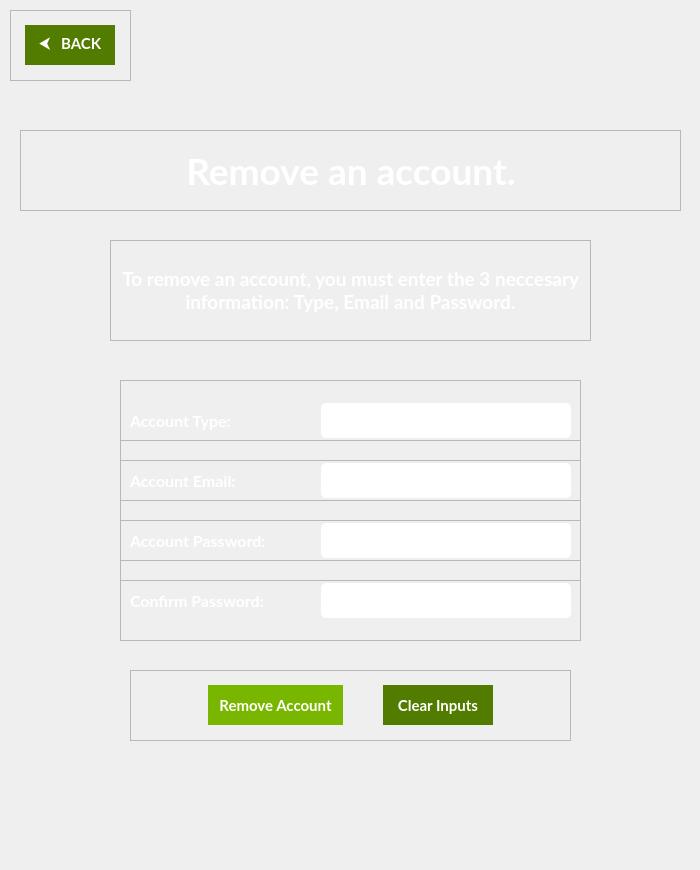
<?xml version="1.0" encoding="UTF-8"?>
<ui version="4.0">
 <class>RemoveAccountWindow</class>
 <widget class="QMainWindow" name="RemoveAccountWindow">
  <property name="geometry">
   <rect>
    <x>0</x>
    <y>0</y>
    <width>700</width>
    <height>870</height>
   </rect>
  </property>
  <property name="minimumSize">
   <size>
    <width>700</width>
    <height>870</height>
   </size>
  </property>
  <property name="maximumSize">
   <size>
    <width>700</width>
    <height>870</height>
   </size>
  </property>
  <property name="windowTitle">
   <string>AccountGuard - Remove Account Window</string>
  </property>
  <property name="windowIcon">
   <iconset resource="../assets/qrc/app-icon.qrc">
    <normaloff>:/newPrefix/imgs/lock-logo.ico</normaloff>:/newPrefix/imgs/lock-logo.ico</iconset>
  </property>
  <property name="styleSheet">
   <string notr="true">border-image: url(:/newPrefix/imgs/bg.png);</string>
  </property>
  <widget class="QWidget" name="centralwidget">
   <widget class="QFrame" name="removeAccountWindow_BackBtnFrame">
    <property name="geometry">
     <rect>
      <x>10</x>
      <y>10</y>
      <width>121</width>
      <height>71</height>
     </rect>
    </property>
    <property name="styleSheet">
     <string notr="true">QFrame {
	background-color: none;
	border-image: none;
}</string>
    </property>
    <property name="frameShape">
     <enum>QFrame::StyledPanel</enum>
    </property>
    <property name="frameShadow">
     <enum>QFrame::Raised</enum>
    </property>
    <layout class="QHBoxLayout" name="horizontalLayout_2">
     <item>
      <layout class="QHBoxLayout" name="horizontalLayout">
       <item>
        <widget class="QPushButton" name="removeAccountWindow_BackBtn">
         <property name="minimumSize">
          <size>
           <width>90</width>
           <height>40</height>
          </size>
         </property>
         <property name="maximumSize">
          <size>
           <width>80</width>
           <height>16777215</height>
          </size>
         </property>
         <property name="font">
          <font>
           <family>Lato</family>
           <pointsize>11</pointsize>
           <weight>75</weight>
           <bold>true</bold>
          </font>
         </property>
         <property name="cursor">
          <cursorShape>PointingHandCursor</cursorShape>
         </property>
         <property name="styleSheet">
          <string notr="true">QPushButton {
	background-color: #527C00;
	border-image: none;
	border: none;
	color: white;
}

QPushButton::hover {
	background-color: #335413;
}</string>
         </property>
         <property name="text">
          <string>  ⮜   BACK  </string>
         </property>
        </widget>
       </item>
      </layout>
     </item>
    </layout>
   </widget>
   <widget class="QFrame" name="removeAccountWindow_HeadingFrame">
    <property name="geometry">
     <rect>
      <x>20</x>
      <y>130</y>
      <width>661</width>
      <height>81</height>
     </rect>
    </property>
    <property name="styleSheet">
     <string notr="true">QFrame {
	border-image: none;
	background-color: none;
}</string>
    </property>
    <property name="frameShape">
     <enum>QFrame::StyledPanel</enum>
    </property>
    <property name="frameShadow">
     <enum>QFrame::Raised</enum>
    </property>
    <layout class="QHBoxLayout" name="horizontalLayout_4">
     <item>
      <layout class="QHBoxLayout" name="horizontalLayout_3">
       <item>
        <spacer name="horizontalSpacer">
         <property name="orientation">
          <enum>Qt::Horizontal</enum>
         </property>
         <property name="sizeHint" stdset="0">
          <size>
           <width>40</width>
           <height>20</height>
          </size>
         </property>
        </spacer>
       </item>
       <item>
        <widget class="QLabel" name="removeAccountWindow_HeadingLabel">
         <property name="font">
          <font>
           <family>Lato</family>
           <pointsize>28</pointsize>
           <weight>75</weight>
           <bold>true</bold>
          </font>
         </property>
         <property name="styleSheet">
          <string notr="true">QLabel {
	color: white;
}</string>
         </property>
         <property name="text">
          <string>Remove an account.</string>
         </property>
         <property name="alignment">
          <set>Qt::AlignCenter</set>
         </property>
        </widget>
       </item>
       <item>
        <spacer name="horizontalSpacer_2">
         <property name="orientation">
          <enum>Qt::Horizontal</enum>
         </property>
         <property name="sizeHint" stdset="0">
          <size>
           <width>40</width>
           <height>20</height>
          </size>
         </property>
        </spacer>
       </item>
      </layout>
     </item>
    </layout>
   </widget>
   <widget class="QFrame" name="removeAccountWindow_TextFrame">
    <property name="geometry">
     <rect>
      <x>110</x>
      <y>240</y>
      <width>481</width>
      <height>101</height>
     </rect>
    </property>
    <property name="styleSheet">
     <string notr="true">QFrame {
	border-image: none;
	background-color: none;
}</string>
    </property>
    <property name="frameShape">
     <enum>QFrame::StyledPanel</enum>
    </property>
    <property name="frameShadow">
     <enum>QFrame::Raised</enum>
    </property>
    <layout class="QVBoxLayout" name="verticalLayout_2">
     <item>
      <layout class="QVBoxLayout" name="verticalLayout">
       <item>
        <spacer name="verticalSpacer_2">
         <property name="orientation">
          <enum>Qt::Vertical</enum>
         </property>
         <property name="sizeHint" stdset="0">
          <size>
           <width>20</width>
           <height>40</height>
          </size>
         </property>
        </spacer>
       </item>
       <item>
        <widget class="QLabel" name="removeAccountWindow_TextLabel1">
         <property name="font">
          <font>
           <family>Lato</family>
           <pointsize>14</pointsize>
           <weight>75</weight>
           <bold>true</bold>
          </font>
         </property>
         <property name="styleSheet">
          <string notr="true">QLabel {
	color: white;
}</string>
         </property>
         <property name="text">
          <string>To remove an account, you must enter the 3 neccesary information: Type, Email and Password.</string>
         </property>
         <property name="alignment">
          <set>Qt::AlignCenter</set>
         </property>
         <property name="wordWrap">
          <bool>true</bool>
         </property>
        </widget>
       </item>
       <item>
        <spacer name="verticalSpacer_3">
         <property name="orientation">
          <enum>Qt::Vertical</enum>
         </property>
         <property name="sizeHint" stdset="0">
          <size>
           <width>20</width>
           <height>40</height>
          </size>
         </property>
        </spacer>
       </item>
      </layout>
     </item>
    </layout>
   </widget>
   <widget class="QFrame" name="removeAccountWindow_InputFrame4">
    <property name="geometry">
     <rect>
      <x>120</x>
      <y>560</y>
      <width>461</width>
      <height>81</height>
     </rect>
    </property>
    <property name="styleSheet">
     <string notr="true">QFrame {
	border-image: none;
	background-color: none;
}</string>
    </property>
    <property name="frameShape">
     <enum>QFrame::StyledPanel</enum>
    </property>
    <property name="frameShadow">
     <enum>QFrame::Raised</enum>
    </property>
    <layout class="QHBoxLayout" name="horizontalLayout_12">
     <item>
      <layout class="QHBoxLayout" name="horizontalLayout_11">
       <item>
        <widget class="QLabel" name="removeAccountWindow_InputLabel4">
         <property name="font">
          <font>
           <family>Lato</family>
           <pointsize>12</pointsize>
           <weight>75</weight>
           <bold>true</bold>
          </font>
         </property>
         <property name="styleSheet">
          <string notr="true">QLabel {
	color: white;
}</string>
         </property>
         <property name="text">
          <string>Confirm Password:</string>
         </property>
        </widget>
       </item>
       <item>
        <spacer name="horizontalSpacer_6">
         <property name="orientation">
          <enum>Qt::Horizontal</enum>
         </property>
         <property name="sizeHint" stdset="0">
          <size>
           <width>40</width>
           <height>20</height>
          </size>
         </property>
        </spacer>
       </item>
       <item>
        <widget class="QLineEdit" name="removeAccountWindow_AccountConfirmPasswordLE">
         <property name="minimumSize">
          <size>
           <width>250</width>
           <height>35</height>
          </size>
         </property>
         <property name="maximumSize">
          <size>
           <width>250</width>
           <height>35</height>
          </size>
         </property>
         <property name="font">
          <font>
           <family>Lato</family>
           <pointsize>11</pointsize>
          </font>
         </property>
         <property name="styleSheet">
          <string notr="true">QLineEdit {
	border-image: none;
	background-color: white;
	padding-left: 5px;
	padding-right: 5px;
	border: none;
	border-radius: 5px;
}</string>
         </property>
         <property name="text">
          <string/>
         </property>
         <property name="placeholderText">
          <string/>
         </property>
        </widget>
       </item>
      </layout>
     </item>
    </layout>
   </widget>
   <widget class="QFrame" name="removeAccountWindow_InputFrame1">
    <property name="geometry">
     <rect>
      <x>120</x>
      <y>380</y>
      <width>461</width>
      <height>81</height>
     </rect>
    </property>
    <property name="styleSheet">
     <string notr="true">QFrame {
	border-image: none;
	background-color: none;
}</string>
    </property>
    <property name="frameShape">
     <enum>QFrame::StyledPanel</enum>
    </property>
    <property name="frameShadow">
     <enum>QFrame::Raised</enum>
    </property>
    <layout class="QHBoxLayout" name="horizontalLayout_6">
     <item>
      <layout class="QHBoxLayout" name="horizontalLayout_5">
       <item>
        <widget class="QLabel" name="removeAccountWindow_InputLabel1">
         <property name="font">
          <font>
           <family>Lato</family>
           <pointsize>12</pointsize>
           <weight>75</weight>
           <bold>true</bold>
          </font>
         </property>
         <property name="styleSheet">
          <string notr="true">QLabel {
	color: white;
}</string>
         </property>
         <property name="text">
          <string>Account Type:</string>
         </property>
        </widget>
       </item>
       <item>
        <spacer name="horizontalSpacer_3">
         <property name="orientation">
          <enum>Qt::Horizontal</enum>
         </property>
         <property name="sizeHint" stdset="0">
          <size>
           <width>40</width>
           <height>20</height>
          </size>
         </property>
        </spacer>
       </item>
       <item>
        <widget class="QLineEdit" name="removeAccountWindow_AccountTypeLE">
         <property name="minimumSize">
          <size>
           <width>250</width>
           <height>35</height>
          </size>
         </property>
         <property name="maximumSize">
          <size>
           <width>250</width>
           <height>35</height>
          </size>
         </property>
         <property name="font">
          <font>
           <family>Lato</family>
           <pointsize>11</pointsize>
          </font>
         </property>
         <property name="styleSheet">
          <string notr="true">QLineEdit {
	border-image: none;
	background-color: white;
	padding-left: 5px;
	padding-right: 5px;
	border: none;
	border-radius: 5px;
}</string>
         </property>
         <property name="text">
          <string/>
         </property>
         <property name="placeholderText">
          <string/>
         </property>
        </widget>
       </item>
      </layout>
     </item>
    </layout>
   </widget>
   <widget class="QFrame" name="removeAccountWindow_InputFrame3">
    <property name="geometry">
     <rect>
      <x>120</x>
      <y>500</y>
      <width>461</width>
      <height>81</height>
     </rect>
    </property>
    <property name="styleSheet">
     <string notr="true">QFrame {
	border-image: none;
	background-color: none;
}</string>
    </property>
    <property name="frameShape">
     <enum>QFrame::StyledPanel</enum>
    </property>
    <property name="frameShadow">
     <enum>QFrame::Raised</enum>
    </property>
    <layout class="QHBoxLayout" name="horizontalLayout_10">
     <item>
      <layout class="QHBoxLayout" name="horizontalLayout_9">
       <item>
        <widget class="QLabel" name="removeAccountWindow_InputLabel3">
         <property name="font">
          <font>
           <family>Lato</family>
           <pointsize>12</pointsize>
           <weight>75</weight>
           <bold>true</bold>
          </font>
         </property>
         <property name="styleSheet">
          <string notr="true">QLabel {
	color: white;
}</string>
         </property>
         <property name="text">
          <string>Account Password:</string>
         </property>
        </widget>
       </item>
       <item>
        <spacer name="horizontalSpacer_5">
         <property name="orientation">
          <enum>Qt::Horizontal</enum>
         </property>
         <property name="sizeHint" stdset="0">
          <size>
           <width>40</width>
           <height>20</height>
          </size>
         </property>
        </spacer>
       </item>
       <item>
        <widget class="QLineEdit" name="removeAccountWindow_AccountPasswordLE">
         <property name="minimumSize">
          <size>
           <width>250</width>
           <height>35</height>
          </size>
         </property>
         <property name="maximumSize">
          <size>
           <width>250</width>
           <height>35</height>
          </size>
         </property>
         <property name="font">
          <font>
           <family>Lato</family>
           <pointsize>11</pointsize>
          </font>
         </property>
         <property name="styleSheet">
          <string notr="true">QLineEdit {
	border-image: none;
	background-color: white;
	padding-left: 5px;
	padding-right: 5px;
	border: none;
	border-radius: 5px;
}</string>
         </property>
         <property name="text">
          <string/>
         </property>
         <property name="placeholderText">
          <string/>
         </property>
        </widget>
       </item>
      </layout>
     </item>
    </layout>
   </widget>
   <widget class="QFrame" name="removeAccountWindow_InputFrame2">
    <property name="geometry">
     <rect>
      <x>120</x>
      <y>440</y>
      <width>461</width>
      <height>81</height>
     </rect>
    </property>
    <property name="styleSheet">
     <string notr="true">QFrame {
	border-image: none;
	background-color: none;
}</string>
    </property>
    <property name="frameShape">
     <enum>QFrame::StyledPanel</enum>
    </property>
    <property name="frameShadow">
     <enum>QFrame::Raised</enum>
    </property>
    <layout class="QHBoxLayout" name="horizontalLayout_8">
     <item>
      <layout class="QHBoxLayout" name="horizontalLayout_7">
       <item>
        <widget class="QLabel" name="removeAccountWindow_InputLabel2">
         <property name="font">
          <font>
           <family>Lato</family>
           <pointsize>12</pointsize>
           <weight>75</weight>
           <bold>true</bold>
          </font>
         </property>
         <property name="styleSheet">
          <string notr="true">QLabel {
	color: white;
}</string>
         </property>
         <property name="text">
          <string>Account Email:</string>
         </property>
        </widget>
       </item>
       <item>
        <spacer name="horizontalSpacer_4">
         <property name="orientation">
          <enum>Qt::Horizontal</enum>
         </property>
         <property name="sizeHint" stdset="0">
          <size>
           <width>40</width>
           <height>20</height>
          </size>
         </property>
        </spacer>
       </item>
       <item>
        <widget class="QLineEdit" name="removeAccountWindow_AccountEmailLE">
         <property name="minimumSize">
          <size>
           <width>250</width>
           <height>35</height>
          </size>
         </property>
         <property name="maximumSize">
          <size>
           <width>250</width>
           <height>35</height>
          </size>
         </property>
         <property name="font">
          <font>
           <family>Lato</family>
           <pointsize>11</pointsize>
          </font>
         </property>
         <property name="styleSheet">
          <string notr="true">QLineEdit {
	border-image: none;
	background-color: white;
	padding-left: 5px;
	padding-right: 5px;
	border: none;
	border-radius: 5px;
}</string>
         </property>
         <property name="text">
          <string/>
         </property>
         <property name="placeholderText">
          <string/>
         </property>
        </widget>
       </item>
      </layout>
     </item>
    </layout>
   </widget>
   <widget class="QFrame" name="removeAccountWindow_BtnsFrame">
    <property name="geometry">
     <rect>
      <x>130</x>
      <y>670</y>
      <width>441</width>
      <height>71</height>
     </rect>
    </property>
    <property name="styleSheet">
     <string notr="true">QFrame {
	border-image: none;
	background-color: none;
}</string>
    </property>
    <property name="frameShape">
     <enum>QFrame::StyledPanel</enum>
    </property>
    <property name="frameShadow">
     <enum>QFrame::Raised</enum>
    </property>
    <layout class="QHBoxLayout" name="horizontalLayout_14">
     <item>
      <layout class="QHBoxLayout" name="horizontalLayout_13">
       <item>
        <spacer name="horizontalSpacer_10">
         <property name="orientation">
          <enum>Qt::Horizontal</enum>
         </property>
         <property name="sizeHint" stdset="0">
          <size>
           <width>40</width>
           <height>20</height>
          </size>
         </property>
        </spacer>
       </item>
       <item>
        <spacer name="horizontalSpacer_7">
         <property name="orientation">
          <enum>Qt::Horizontal</enum>
         </property>
         <property name="sizeHint" stdset="0">
          <size>
           <width>40</width>
           <height>20</height>
          </size>
         </property>
        </spacer>
       </item>
       <item>
        <widget class="QPushButton" name="removeAccountWindow_RemoveAccountBtn">
         <property name="minimumSize">
          <size>
           <width>135</width>
           <height>40</height>
          </size>
         </property>
         <property name="maximumSize">
          <size>
           <width>135</width>
           <height>40</height>
          </size>
         </property>
         <property name="font">
          <font>
           <family>Lato</family>
           <pointsize>11</pointsize>
           <weight>75</weight>
           <bold>true</bold>
          </font>
         </property>
         <property name="cursor">
          <cursorShape>PointingHandCursor</cursorShape>
         </property>
         <property name="styleSheet">
          <string notr="true">QPushButton {
	background-color: #79B600;
	border-image: none;
	border: none;
	color: white;
}

QPushButton::hover {
	background-color: #527C00;
}</string>
         </property>
         <property name="text">
          <string>Remove Account</string>
         </property>
        </widget>
       </item>
       <item>
        <spacer name="horizontalSpacer_8">
         <property name="orientation">
          <enum>Qt::Horizontal</enum>
         </property>
         <property name="sizeHint" stdset="0">
          <size>
           <width>40</width>
           <height>20</height>
          </size>
         </property>
        </spacer>
       </item>
       <item>
        <widget class="QPushButton" name="removeAccountWindow_ClearInputsBtn">
         <property name="minimumSize">
          <size>
           <width>110</width>
           <height>40</height>
          </size>
         </property>
         <property name="maximumSize">
          <size>
           <width>110</width>
           <height>40</height>
          </size>
         </property>
         <property name="font">
          <font>
           <family>Lato</family>
           <pointsize>11</pointsize>
           <weight>75</weight>
           <bold>true</bold>
          </font>
         </property>
         <property name="cursor">
          <cursorShape>PointingHandCursor</cursorShape>
         </property>
         <property name="styleSheet">
          <string notr="true">QPushButton {
	background-color: #527C00;
	border-image: none;
	border: none;
	color: white;
}

QPushButton::hover {
	background-color: #335413;
}</string>
         </property>
         <property name="text">
          <string>Clear Inputs</string>
         </property>
        </widget>
       </item>
       <item>
        <spacer name="horizontalSpacer_9">
         <property name="orientation">
          <enum>Qt::Horizontal</enum>
         </property>
         <property name="sizeHint" stdset="0">
          <size>
           <width>40</width>
           <height>20</height>
          </size>
         </property>
        </spacer>
       </item>
       <item>
        <spacer name="horizontalSpacer_11">
         <property name="orientation">
          <enum>Qt::Horizontal</enum>
         </property>
         <property name="sizeHint" stdset="0">
          <size>
           <width>40</width>
           <height>20</height>
          </size>
         </property>
        </spacer>
       </item>
      </layout>
     </item>
    </layout>
   </widget>
   <widget class="QLabel" name="removeAccountWindow_AccountNotExistLabel">
    <property name="geometry">
     <rect>
      <x>140</x>
      <y>760</y>
      <width>421</width>
      <height>0</height>
     </rect>
    </property>
    <property name="minimumSize">
     <size>
      <width>0</width>
      <height>0</height>
     </size>
    </property>
    <property name="maximumSize">
     <size>
      <width>16777215</width>
      <height>0</height>
     </size>
    </property>
    <property name="font">
     <font>
      <family>Lato</family>
      <pointsize>11</pointsize>
      <weight>75</weight>
      <bold>true</bold>
     </font>
    </property>
    <property name="styleSheet">
     <string notr="true">QLabel {
	background-color: none;
	border-image: none;
	color: red;
}</string>
    </property>
    <property name="text">
     <string>Error: That account does not exist.</string>
    </property>
    <property name="alignment">
     <set>Qt::AlignCenter</set>
    </property>
   </widget>
   <widget class="QLabel" name="removeAccountWindow_RemovedSuccessfullyLabel">
    <property name="geometry">
     <rect>
      <x>140</x>
      <y>760</y>
      <width>421</width>
      <height>0</height>
     </rect>
    </property>
    <property name="minimumSize">
     <size>
      <width>0</width>
      <height>0</height>
     </size>
    </property>
    <property name="maximumSize">
     <size>
      <width>16777215</width>
      <height>0</height>
     </size>
    </property>
    <property name="font">
     <font>
      <family>Lato</family>
      <pointsize>11</pointsize>
      <weight>75</weight>
      <bold>true</bold>
     </font>
    </property>
    <property name="styleSheet">
     <string notr="true">QLabel {
	background-color: none;
	border-image: none;
	color: rgb(0, 255, 0)
}</string>
    </property>
    <property name="text">
     <string>Account was removed successfully!</string>
    </property>
    <property name="alignment">
     <set>Qt::AlignCenter</set>
    </property>
   </widget>
   <widget class="QLabel" name="removeAccountWindow_EmptyFieldsErrorLabel">
    <property name="geometry">
     <rect>
      <x>140</x>
      <y>760</y>
      <width>421</width>
      <height>0</height>
     </rect>
    </property>
    <property name="minimumSize">
     <size>
      <width>0</width>
      <height>0</height>
     </size>
    </property>
    <property name="maximumSize">
     <size>
      <width>16777215</width>
      <height>0</height>
     </size>
    </property>
    <property name="font">
     <font>
      <family>Lato</family>
      <pointsize>11</pointsize>
      <weight>75</weight>
      <bold>true</bold>
     </font>
    </property>
    <property name="styleSheet">
     <string notr="true">QLabel {
	background-color: none;
	border-image: none;
	color: red;
}</string>
    </property>
    <property name="text">
     <string>Error: One or more inputs are empty.</string>
    </property>
    <property name="alignment">
     <set>Qt::AlignCenter</set>
    </property>
   </widget>
   <widget class="QLabel" name="removeAccountWindow_PasswordsNotMatchLabel">
    <property name="geometry">
     <rect>
      <x>140</x>
      <y>760</y>
      <width>421</width>
      <height>50</height>
     </rect>
    </property>
    <property name="minimumSize">
     <size>
      <width>0</width>
      <height>0</height>
     </size>
    </property>
    <property name="maximumSize">
     <size>
      <width>16777215</width>
      <height>0</height>
     </size>
    </property>
    <property name="font">
     <font>
      <family>Lato</family>
      <pointsize>11</pointsize>
      <weight>75</weight>
      <bold>true</bold>
     </font>
    </property>
    <property name="styleSheet">
     <string notr="true">QLabel {
	background-color: none;
	border-image: none;
	color: red;
}</string>
    </property>
    <property name="text">
     <string>Error: The passwords do not match.</string>
    </property>
    <property name="alignment">
     <set>Qt::AlignCenter</set>
    </property>
   </widget>
   <widget class="QLabel" name="removeAccountWindow_InputsCannotStartWithSpaceLabel">
    <property name="geometry">
     <rect>
      <x>140</x>
      <y>760</y>
      <width>421</width>
      <height>50</height>
     </rect>
    </property>
    <property name="minimumSize">
     <size>
      <width>0</width>
      <height>0</height>
     </size>
    </property>
    <property name="maximumSize">
     <size>
      <width>16777215</width>
      <height>0</height>
     </size>
    </property>
    <property name="font">
     <font>
      <family>Lato</family>
      <pointsize>11</pointsize>
      <weight>75</weight>
      <bold>true</bold>
     </font>
    </property>
    <property name="styleSheet">
     <string notr="true">QLabel {
	background-color: none;
	border-image: none;
	color: red;
}</string>
    </property>
    <property name="text">
     <string>Error: Inputs cannot start with a space.</string>
    </property>
    <property name="alignment">
     <set>Qt::AlignCenter</set>
    </property>
   </widget>
   <widget class="QLabel" name="removeAccountWindow_InvalidEmailLabel">
    <property name="geometry">
     <rect>
      <x>140</x>
      <y>760</y>
      <width>421</width>
      <height>50</height>
     </rect>
    </property>
    <property name="minimumSize">
     <size>
      <width>0</width>
      <height>0</height>
     </size>
    </property>
    <property name="maximumSize">
     <size>
      <width>16777215</width>
      <height>0</height>
     </size>
    </property>
    <property name="font">
     <font>
      <family>Lato</family>
      <pointsize>11</pointsize>
      <weight>75</weight>
      <bold>true</bold>
     </font>
    </property>
    <property name="styleSheet">
     <string notr="true">QLabel {
	background-color: none;
	border-image: none;
	color: red;
}</string>
    </property>
    <property name="text">
     <string>Error: That email address is invalid.</string>
    </property>
    <property name="alignment">
     <set>Qt::AlignCenter</set>
    </property>
   </widget>
  </widget>
 </widget>
 <tabstops>
  <tabstop>removeAccountWindow_BackBtn</tabstop>
  <tabstop>removeAccountWindow_AccountTypeLE</tabstop>
  <tabstop>removeAccountWindow_AccountEmailLE</tabstop>
  <tabstop>removeAccountWindow_AccountPasswordLE</tabstop>
  <tabstop>removeAccountWindow_AccountConfirmPasswordLE</tabstop>
  <tabstop>removeAccountWindow_RemoveAccountBtn</tabstop>
  <tabstop>removeAccountWindow_ClearInputsBtn</tabstop>
 </tabstops>
 <resources>
  <include location="../assets/qrc/app-icon.qrc"/>
  <include location="../assets/qrc/background-gradient.qrc"/>
 </resources>
 <connections/>
</ui>
